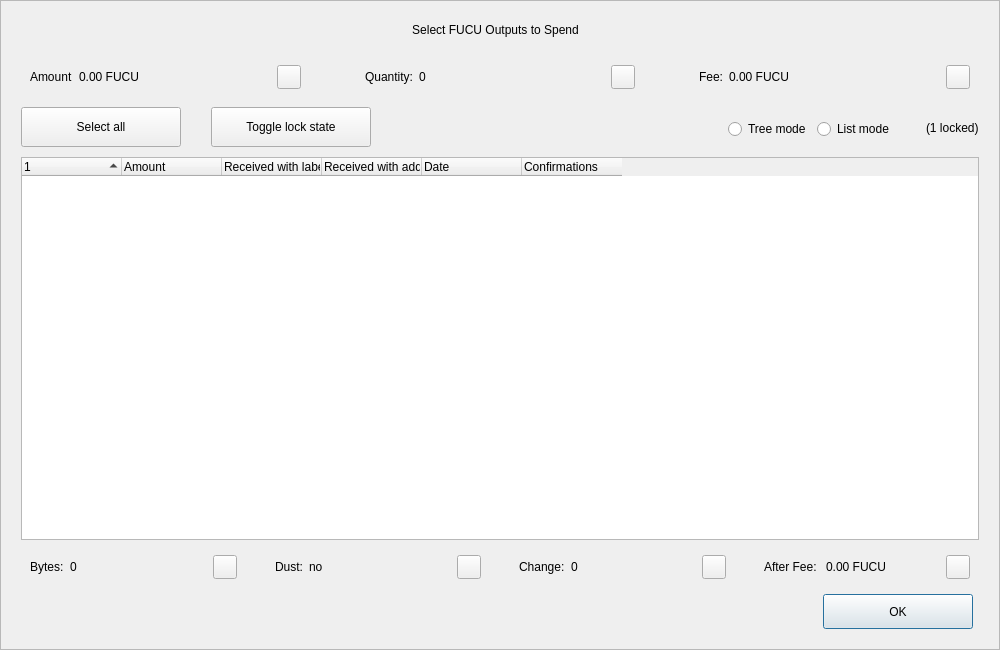
<?xml version="1.0" encoding="UTF-8"?>
<ui version="4.0">
 <class>CoinControlDialog</class>
 <widget class="QDialog" name="CoinControlDialog">
  <property name="geometry">
   <rect>
    <x>0</x>
    <y>0</y>
    <width>1000</width>
    <height>650</height>
   </rect>
  </property>
  <property name="minimumSize">
   <size>
    <width>950</width>
    <height>650</height>
   </size>
  </property>
  <property name="windowTitle">
   <string>Coin Selection</string>
  </property>
  <property name="styleSheet">
   <string notr="true"/>
  </property>
  <layout class="QVBoxLayout" name="verticalLayout">
   <property name="spacing">
    <number>0</number>
   </property>
   <property name="leftMargin">
    <number>0</number>
   </property>
   <property name="topMargin">
    <number>0</number>
   </property>
   <property name="rightMargin">
    <number>0</number>
   </property>
   <property name="bottomMargin">
    <number>0</number>
   </property>
   <item>
    <widget class="QFrame" name="frameContainer">
     <property name="toolTipDuration">
      <number>0</number>
     </property>
     <property name="frameShape">
      <enum>QFrame::StyledPanel</enum>
     </property>
     <property name="frameShadow">
      <enum>QFrame::Raised</enum>
     </property>
     <layout class="QVBoxLayout" name="verticalLayout_2">
      <property name="leftMargin">
       <number>0</number>
      </property>
      <property name="rightMargin">
       <number>0</number>
      </property>
      <property name="bottomMargin">
       <number>20</number>
      </property>
      <item>
       <layout class="QHBoxLayout" name="horizontalLayout_12">
        <property name="spacing">
         <number>0</number>
        </property>
        <property name="leftMargin">
         <number>20</number>
        </property>
        <property name="rightMargin">
         <number>30</number>
        </property>
        <item>
         <spacer name="horizontalSpacer_4">
          <property name="orientation">
           <enum>Qt::Horizontal</enum>
          </property>
          <property name="sizeHint" stdset="0">
           <size>
            <width>40</width>
            <height>20</height>
           </size>
          </property>
         </spacer>
        </item>
        <item>
         <widget class="QLabel" name="labelTitle">
          <property name="minimumSize">
           <size>
            <width>0</width>
            <height>40</height>
           </size>
          </property>
          <property name="maximumSize">
           <size>
            <width>16777215</width>
            <height>40</height>
           </size>
          </property>
          <property name="text">
           <string>Select FUCU Outputs to Spend</string>
          </property>
          <property name="alignment">
           <set>Qt::AlignCenter</set>
          </property>
          <property name="margin">
           <number>7</number>
          </property>
         </widget>
        </item>
        <item>
         <spacer name="horizontalSpacer_5">
          <property name="orientation">
           <enum>Qt::Horizontal</enum>
          </property>
          <property name="sizeHint" stdset="0">
           <size>
            <width>40</width>
            <height>20</height>
           </size>
          </property>
         </spacer>
        </item>
       </layout>
      </item>
      <item>
       <layout class="QHBoxLayout" name="horizontalLayout_8">
        <property name="leftMargin">
         <number>20</number>
        </property>
        <property name="rightMargin">
         <number>20</number>
        </property>
        <item>
         <widget class="QWidget" name="layoutAmount" native="true">
          <layout class="QHBoxLayout" name="horizontalLayout_9" stretch="0,1,0">
           <item>
            <widget class="QLabel" name="labelCoinControlAmountText">
             <property name="text">
              <string>Amount</string>
             </property>
            </widget>
           </item>
           <item>
            <widget class="QLabel" name="labelCoinControlAmount">
             <property name="text">
              <string>0.00 FUCU</string>
             </property>
            </widget>
           </item>
           <item alignment="Qt::AlignHCenter|Qt::AlignVCenter">
            <widget class="QPushButton" name="pushButtonAmount">
             <property name="minimumSize">
              <size>
               <width>0</width>
               <height>24</height>
              </size>
             </property>
             <property name="maximumSize">
              <size>
               <width>24</width>
               <height>26</height>
              </size>
             </property>
             <property name="focusPolicy">
              <enum>Qt::NoFocus</enum>
             </property>
             <property name="styleSheet">
              <string notr="true">padding-bottom:2px;
padding-right:4px;</string>
             </property>
             <property name="text">
              <string/>
             </property>
            </widget>
           </item>
          </layout>
         </widget>
        </item>
        <item>
         <spacer name="horizontalSpacer_2">
          <property name="orientation">
           <enum>Qt::Horizontal</enum>
          </property>
          <property name="sizeType">
           <enum>QSizePolicy::Fixed</enum>
          </property>
          <property name="sizeHint" stdset="0">
           <size>
            <width>40</width>
            <height>20</height>
           </size>
          </property>
         </spacer>
        </item>
        <item>
         <widget class="QWidget" name="layoutQuantity" native="true">
          <layout class="QHBoxLayout" name="horizontalLayout_10" stretch="0,1,0">
           <item>
            <widget class="QLabel" name="labelCoinControlQuantityText">
             <property name="text">
              <string>Quantity:</string>
             </property>
            </widget>
           </item>
           <item>
            <widget class="QLabel" name="labelCoinControlQuantity">
             <property name="text">
              <string>0</string>
             </property>
            </widget>
           </item>
           <item alignment="Qt::AlignHCenter|Qt::AlignVCenter">
            <widget class="QPushButton" name="pushButtonQuantity">
             <property name="minimumSize">
              <size>
               <width>0</width>
               <height>24</height>
              </size>
             </property>
             <property name="maximumSize">
              <size>
               <width>24</width>
               <height>26</height>
              </size>
             </property>
             <property name="focusPolicy">
              <enum>Qt::NoFocus</enum>
             </property>
             <property name="styleSheet">
              <string notr="true">padding-bottom:2px;
               padding-right:4px;</string>
             </property>
             <property name="text">
              <string/>
             </property>
            </widget>
           </item>
          </layout>
         </widget>
        </item>
        <item>
         <spacer name="horizontalSpacer_22">
          <property name="orientation">
           <enum>Qt::Horizontal</enum>
          </property>
          <property name="sizeType">
           <enum>QSizePolicy::Fixed</enum>
          </property>
          <property name="sizeHint" stdset="0">
           <size>
            <width>40</width>
            <height>20</height>
           </size>
          </property>
         </spacer>
        </item>
        <item>
         <widget class="QWidget" name="layoutFee" native="true">
          <layout class="QHBoxLayout" name="horizontalLayout_11" stretch="0,1,0">
           <item>
            <widget class="QLabel" name="labelCoinControlFeeText">
             <property name="text">
              <string>Fee:</string>
             </property>
            </widget>
           </item>
           <item>
            <widget class="QLabel" name="labelCoinControlFee">
             <property name="text">
              <string>0.00 FUCU</string>
             </property>
            </widget>
           </item>
           <item alignment="Qt::AlignHCenter|Qt::AlignVCenter">
            <widget class="QPushButton" name="pushButtonFee">
             <property name="minimumSize">
              <size>
               <width>0</width>
               <height>24</height>
              </size>
             </property>
             <property name="maximumSize">
              <size>
               <width>24</width>
               <height>26</height>
              </size>
             </property>
             <property name="focusPolicy">
              <enum>Qt::NoFocus</enum>
             </property>
             <property name="styleSheet">
              <string notr="true">padding-bottom:2px;
               padding-right:4px;</string>
             </property>
             <property name="text">
              <string/>
             </property>
            </widget>
           </item>
          </layout>
         </widget>
        </item>
       </layout>
      </item>
      <item>
       <widget class="QFrame" name="frame">
        <property name="minimumSize">
         <size>
          <width>0</width>
          <height>40</height>
         </size>
        </property>
        <property name="styleSheet">
         <string notr="true">#frame {
	border:0;
}</string>
        </property>
        <property name="frameShape">
         <enum>QFrame::StyledPanel</enum>
        </property>
        <property name="frameShadow">
         <enum>QFrame::Sunken</enum>
        </property>
        <layout class="QHBoxLayout" name="horizontalLayout">
         <property name="spacing">
          <number>0</number>
         </property>
         <property name="leftMargin">
          <number>20</number>
         </property>
         <property name="topMargin">
          <number>0</number>
         </property>
         <property name="rightMargin">
          <number>20</number>
         </property>
         <property name="bottomMargin">
          <number>0</number>
         </property>
         <item>
          <layout class="QHBoxLayout" name="horizontalLayoutPanel" stretch="0,0,0,0,0,0">
           <property name="spacing">
            <number>20</number>
           </property>
           <item>
            <widget class="QPushButton" name="pushButtonSelectAll">
             <property name="sizePolicy">
              <sizepolicy hsizetype="Maximum" vsizetype="Fixed">
               <horstretch>0</horstretch>
               <verstretch>0</verstretch>
              </sizepolicy>
             </property>
             <property name="minimumSize">
              <size>
               <width>160</width>
               <height>40</height>
              </size>
             </property>
             <property name="maximumSize">
              <size>
               <width>16777215</width>
               <height>40</height>
              </size>
             </property>
             <property name="text">
              <string>Select all</string>
             </property>
             <property name="checkable">
              <bool>true</bool>
             </property>
             <property name="checked">
              <bool>false</bool>
             </property>
             <property name="autoExclusive">
              <bool>false</bool>
             </property>
             <property name="autoDefault">
              <bool>false</bool>
             </property>
            </widget>
           </item>
           <item>
            <spacer name="horizontalSpacer_6">
             <property name="orientation">
              <enum>Qt::Horizontal</enum>
             </property>
             <property name="sizeType">
              <enum>QSizePolicy::Fixed</enum>
             </property>
             <property name="sizeHint" stdset="0">
              <size>
               <width>10</width>
               <height>20</height>
              </size>
             </property>
            </spacer>
           </item>
           <item>
            <widget class="QPushButton" name="pushButtonToggleLock">
             <property name="sizePolicy">
              <sizepolicy hsizetype="Maximum" vsizetype="Fixed">
               <horstretch>0</horstretch>
               <verstretch>0</verstretch>
              </sizepolicy>
             </property>
             <property name="minimumSize">
              <size>
               <width>160</width>
               <height>40</height>
              </size>
             </property>
             <property name="maximumSize">
              <size>
               <width>16777215</width>
               <height>40</height>
              </size>
             </property>
             <property name="text">
              <string>Toggle lock state</string>
             </property>
             <property name="checkable">
              <bool>true</bool>
             </property>
             <property name="autoExclusive">
              <bool>false</bool>
             </property>
             <property name="autoDefault">
              <bool>false</bool>
             </property>
            </widget>
           </item>
           <item>
            <spacer name="horizontalSpacer_7">
             <property name="orientation">
              <enum>Qt::Horizontal</enum>
             </property>
             <property name="sizeType">
              <enum>QSizePolicy::Expanding</enum>
             </property>
             <property name="sizeHint" stdset="0">
              <size>
               <width>30</width>
               <height>20</height>
              </size>
             </property>
            </spacer>
           </item>
           <item alignment="Qt::AlignRight">
            <widget class="QGroupBox" name="groupBox_2">
             <property name="styleSheet">
              <string notr="true">#groupBox_2 {
    background-color:transparent;
    border-radius:0;
}</string>
             </property>
             <property name="title">
              <string/>
             </property>
             <layout class="QHBoxLayout" name="horizontalLayout_14">
              <item>
               <widget class="QRadioButton" name="radioTreeMode">
                <property name="sizePolicy">
                 <sizepolicy hsizetype="Maximum" vsizetype="Fixed">
                  <horstretch>0</horstretch>
                  <verstretch>0</verstretch>
                 </sizepolicy>
                </property>
                <property name="text">
                 <string>Tree mode</string>
                </property>
               </widget>
              </item>
              <item>
               <widget class="QRadioButton" name="radioListMode">
                <property name="sizePolicy">
                 <sizepolicy hsizetype="Maximum" vsizetype="Fixed">
                  <horstretch>0</horstretch>
                  <verstretch>0</verstretch>
                 </sizepolicy>
                </property>
                <property name="text">
                 <string>List mode</string>
                </property>
                <property name="checked">
                 <bool>false</bool>
                </property>
               </widget>
              </item>
             </layout>
            </widget>
           </item>
           <item>
            <widget class="QLabel" name="labelLocked">
             <property name="text">
              <string>(1 locked)</string>
             </property>
            </widget>
           </item>
          </layout>
         </item>
        </layout>
       </widget>
      </item>
      <item>
       <layout class="QHBoxLayout" name="horizontalLayout_13">
        <property name="leftMargin">
         <number>20</number>
        </property>
        <property name="rightMargin">
         <number>20</number>
        </property>
        <item>
         <widget class="CoinControlTreeWidget" name="treeWidget">
          <property name="contextMenuPolicy">
           <enum>Qt::CustomContextMenu</enum>
          </property>
          <property name="styleSheet">
           <string notr="true"/>
          </property>
          <property name="sortingEnabled">
           <bool>false</bool>
          </property>
          <property name="columnCount">
           <number>6</number>
          </property>
          <attribute name="headerShowSortIndicator" stdset="0">
           <bool>true</bool>
          </attribute>
          <attribute name="headerStretchLastSection">
           <bool>false</bool>
          </attribute>
          <column>
           <property name="text">
            <string/>
           </property>
          </column>
          <column>
           <property name="text">
            <string>Amount</string>
           </property>
          </column>
          <column>
           <property name="text">
            <string>Received with label</string>
           </property>
          </column>
          <column>
           <property name="text">
            <string>Received with address</string>
           </property>
          </column>
          <column>
           <property name="text">
            <string>Date</string>
           </property>
          </column>
          <column>
           <property name="text">
            <string>Confirmations</string>
           </property>
           <property name="toolTip">
            <string>Confirmed</string>
           </property>
          </column>
         </widget>
        </item>
       </layout>
      </item>
      <item>
       <layout class="QHBoxLayout" name="horizontalLayout_3">
        <property name="spacing">
         <number>20</number>
        </property>
        <property name="leftMargin">
         <number>20</number>
        </property>
        <property name="rightMargin">
         <number>20</number>
        </property>
        <item>
         <widget class="QWidget" name="layoutBytes" native="true">
          <layout class="QHBoxLayout" name="horizontalLayout_4" stretch="0,1,0">
           <item>
            <widget class="QLabel" name="labelCoinControlBytesText">
             <property name="text">
              <string>Bytes:</string>
             </property>
            </widget>
           </item>
           <item>
            <widget class="QLabel" name="labelCoinControlBytes">
             <property name="text">
              <string>0</string>
             </property>
            </widget>
           </item>
           <item alignment="Qt::AlignHCenter|Qt::AlignVCenter">
            <widget class="QPushButton" name="pushButtonBytes">
             <property name="minimumSize">
              <size>
               <width>0</width>
               <height>24</height>
              </size>
             </property>
             <property name="maximumSize">
              <size>
               <width>24</width>
               <height>26</height>
              </size>
             </property>
             <property name="focusPolicy">
              <enum>Qt::NoFocus</enum>
             </property>
             <property name="styleSheet">
              <string notr="true">padding-bottom:2px;
               padding-right:4px;</string>
             </property>
             <property name="text">
              <string/>
             </property>
            </widget>
           </item>
          </layout>
         </widget>
        </item>
        <item>
         <widget class="QWidget" name="layoutDust" native="true">
          <layout class="QHBoxLayout" name="horizontalLayout_5" stretch="0,1,0">
           <item>
            <widget class="QLabel" name="labelCoinControlLowOutputText">
             <property name="text">
              <string>Dust:</string>
             </property>
            </widget>
           </item>
           <item>
            <widget class="QLabel" name="labelCoinControlLowOutput">
             <property name="text">
              <string>no</string>
             </property>
            </widget>
           </item>
           <item alignment="Qt::AlignHCenter|Qt::AlignVCenter">
            <widget class="QPushButton" name="pushButtonDust">
             <property name="minimumSize">
              <size>
               <width>0</width>
               <height>24</height>
              </size>
             </property>
             <property name="maximumSize">
              <size>
               <width>24</width>
               <height>26</height>
              </size>
             </property>
             <property name="focusPolicy">
              <enum>Qt::NoFocus</enum>
             </property>
             <property name="styleSheet">
              <string notr="true">padding-bottom:2px;
               padding-right:4px;</string>
             </property>
             <property name="text">
              <string/>
             </property>
            </widget>
           </item>
          </layout>
         </widget>
        </item>
        <item>
         <widget class="QWidget" name="layoutChange" native="true">
          <layout class="QHBoxLayout" name="horizontalLayout_6" stretch="0,1,0">
           <item>
            <widget class="QLabel" name="labelCoinControlChangeText">
             <property name="text">
              <string>Change:</string>
             </property>
            </widget>
           </item>
           <item>
            <widget class="QLabel" name="labelCoinControlChange">
             <property name="text">
              <string>0</string>
             </property>
            </widget>
           </item>
           <item alignment="Qt::AlignHCenter|Qt::AlignVCenter">
            <widget class="QPushButton" name="pushButtonChange">
             <property name="minimumSize">
              <size>
               <width>0</width>
               <height>24</height>
              </size>
             </property>
             <property name="maximumSize">
              <size>
               <width>24</width>
               <height>26</height>
              </size>
             </property>
             <property name="focusPolicy">
              <enum>Qt::NoFocus</enum>
             </property>
             <property name="styleSheet">
              <string notr="true">padding-bottom:2px;
               padding-right:4px;</string>
             </property>
             <property name="text">
              <string/>
             </property>
            </widget>
           </item>
          </layout>
         </widget>
        </item>
        <item>
         <widget class="QWidget" name="layoutAfter" native="true">
          <layout class="QHBoxLayout" name="horizontalLayout_7" stretch="0,1,0">
           <item>
            <widget class="QLabel" name="labelCoinControlAfterFeeText">
             <property name="text">
              <string>After Fee: </string>
             </property>
            </widget>
           </item>
           <item>
            <widget class="QLabel" name="labelCoinControlAfterFee">
             <property name="text">
              <string>0.00 FUCU</string>
             </property>
            </widget>
           </item>
           <item alignment="Qt::AlignHCenter|Qt::AlignVCenter">
            <widget class="QPushButton" name="pushButtonAlterFee">
             <property name="minimumSize">
              <size>
               <width>0</width>
               <height>24</height>
              </size>
             </property>
             <property name="maximumSize">
              <size>
               <width>24</width>
               <height>26</height>
              </size>
             </property>
             <property name="focusPolicy">
              <enum>Qt::NoFocus</enum>
             </property>
             <property name="styleSheet">
              <string notr="true">padding-bottom:2px;
               padding-right:4px;</string>
             </property>
             <property name="text">
              <string/>
             </property>
            </widget>
           </item>
          </layout>
         </widget>
        </item>
       </layout>
      </item>
      <item>
       <layout class="QHBoxLayout" name="horizontalLayout_2">
        <property name="spacing">
         <number>0</number>
        </property>
        <property name="leftMargin">
         <number>20</number>
        </property>
        <property name="rightMargin">
         <number>26</number>
        </property>
        <item>
         <spacer name="horizontalSpacer_3">
          <property name="orientation">
           <enum>Qt::Horizontal</enum>
          </property>
          <property name="sizeHint" stdset="0">
           <size>
            <width>558</width>
            <height>20</height>
           </size>
          </property>
         </spacer>
        </item>
        <item>
         <widget class="QPushButton" name="pushButtonOk">
          <property name="minimumSize">
           <size>
            <width>150</width>
            <height>35</height>
           </size>
          </property>
          <property name="text">
           <string>OK</string>
          </property>
         </widget>
        </item>
       </layout>
      </item>
     </layout>
    </widget>
   </item>
  </layout>
 </widget>
 <customwidgets>
  <customwidget>
   <class>CoinControlTreeWidget</class>
   <extends>QTreeWidget</extends>
   <header>coincontroltreewidget.h</header>
  </customwidget>
 </customwidgets>
 <resources/>
 <connections/>
</ui>
